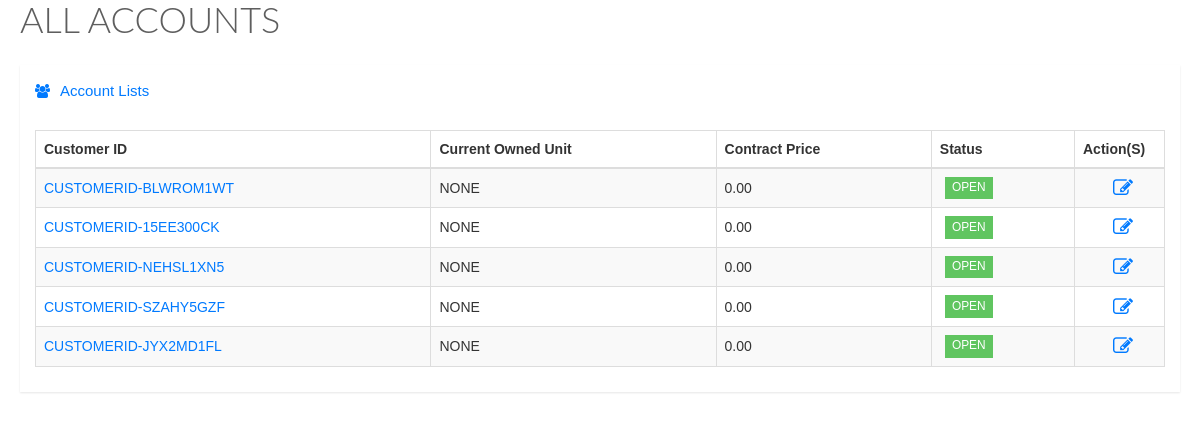
Page /table.php on the committed database.
### tables this page shows
CREATE TABLE `accounts` (
  `id` int(11) NOT NULL,
  `account_id` varchar(100) NOT NULL,
  `model_id` varchar(100) NOT NULL,
  `status` varchar(100) NOT NULL,
  `terms` varchar(100) NOT NULL,
  `monthly_installment` decimal(10,2) NOT NULL,
  `totalpaid` decimal(10,2) NOT NULL,
  `deposit` decimal(10,2) NOT NULL,
  `rebate` decimal(10,2) NOT NULL,
  `contract_price` decimal(10,2) NOT NULL,
  `months` int(11) NOT NULL,
  `datepayment` date NOT NULL,
  `downpayment` double(10,2) NOT NULL
);

### table.php (the view, shortened to what this page needs)
<link href="stylesheets/bootstrap.min.css" media="all" rel="stylesheet" type="text/css" />
   <link href="stylesheets/font-awesome.min.css" media="all" rel="stylesheet" type="text/css" />
   <link href="stylesheets/datatables.css" media="all" rel="stylesheet" type="text/css" />
   <link href="stylesheets/style.css" media="all" rel="stylesheet" type="text/css" />
    <link href="stylesheets/jquery.fancybox.css" media="all" rel="stylesheet" type="text/css" />
   <div class="animated fadeInDown " id="accounthide">
       <div class="page-title">
         <h1>
         </h1>
       </div>
       <div class="row">
         <div class="col-lg-12">
           <div class="widget-container fluid-height clearfix">
             <div class="heading">
               <i class="fa fa-users"></i>Account Lists
             </div>
             <div class="widget-content padded clearfix">
               <table class="table table-bordered table-striped" id="dataTable1">
                 <thead>
                   <th>
                     Customer ID
                   </th>
                   <th>
                     Current Owned Unit
                   </th>
                   <th class="hidden-xs">
                     Contract Price
                   </th>
                   <th class="hidden-xs">
                     Status
                   </th>
                   <th>Action(S)</th>
                 </thead>
                 <tbody>
                    <?php
                       include 'db/connection.php';
                       $accounts = $dbConn->query("SELECT * FROM accounts");
                       while ($getaccounts = $accounts->fetch(PDO::FETCH_ASSOC))
                       {
                       ?>
                       <tr>
                       <td><a href="#dis<?php echo $getaccounts['account_id'];
                       ?>" class="fancybox"><?php echo $getaccounts['account_id'];
                       ?></a></td>
                         <td> <?php
                                 $querymodel = $dbConn->query("SELECT * FROM stocks where model_id = '".$getaccounts['model_id']."' ");
                                 $dismodel = $querymodel->fetch(PDO::FETCH_ASSOC);
                                 if($dismodel['model_id'] == NULL)
                                 {
                                 echo 'NONE';
                                 }
                                 else
                                 {
                                 echo '<label style="text-transform:uppercase;">'.$dismodel['model_name'].'</label>';
                                 }
                                 ?></td>
                          <td><?php echo number_format($getaccounts['contract_price'],2);?></td>
                          <td><?php  if ($getaccounts['status'] == 'open')
                                 {
                                   echo '<span class="label label-success">OPEN</span>';
                                 }
                                 elseif($getaccounts['status'] == 'current')
                                 {
                                   echo '<span class="label label-primary">CURRENT</span>';
                                  }
                                  else{
                                   echo '<span class="label label-danger">CLOSE</span>';
                                   } ?></td>
                         <td class="actions" style="font-size:20px;">
                       <div class="action-buttons">
                       <CENTER>
                       <?php  if ($getaccounts['status'] == 'open')
                                 {
                                   echo '<a class="fa fa-edit" id="edit_accounts" data-accounts="'.$getaccounts['account_id'].'" href="#"></a>';
                                 }
                                  else{
                                   echo '  <a class="fa fa-eye fancybox" href="#'.$getaccounts['account_id'].'"></a> <a class="fa fa-edit" id="edit_accounts" data-accounts="'.$getaccounts['account_id'].'" href="#"></a>';
                                   } ?></CENTER>
                        </div>
                     </td>
                                </tr>
                                <?php } ?>
                 </tbody>
               </table>
             </div>
           </div>
         </div>
       </div></div>

### rows in the picture
accounts: account "CUSTOMERID-BLWROM1WT", contract_price "0.00", status "OPEN"
accounts: account "CUSTOMERID-15EE300CK", contract_price "0.00", status "OPEN"
accounts: account "CUSTOMERID-NEHSL1XN5", contract_price "0.00", status "OPEN"
accounts: account "CUSTOMERID-SZAHY5GZF", contract_price "0.00", status "OPEN"
accounts: account "CUSTOMERID-JYX2MD1FL", contract_price "0.00", status "OPEN"
